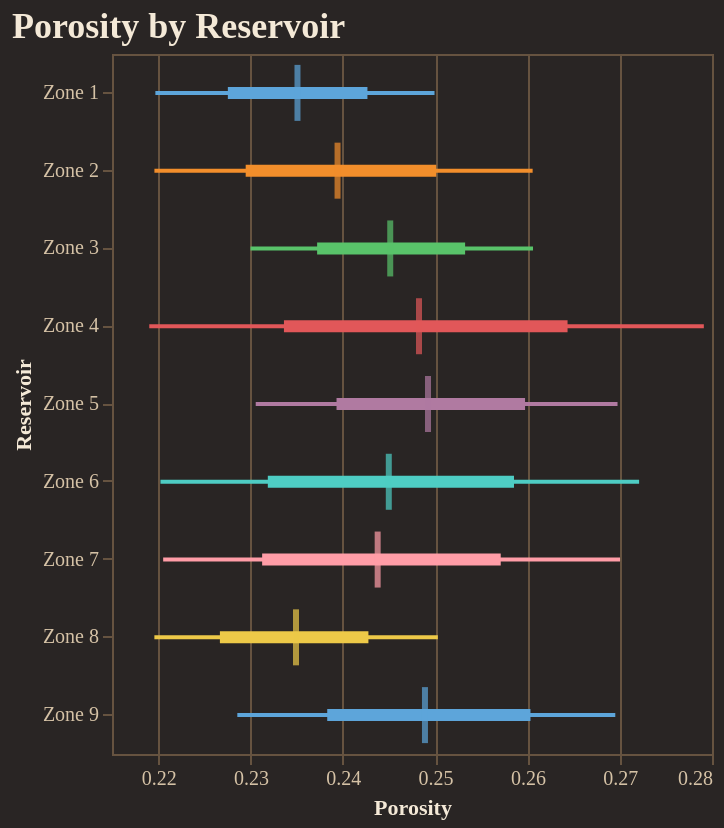

Notebook source saved alongside this figure:
### Code cell
fig = reporter.plotter.forest_plot(
    "Porosity", 
    backend=PLOTTING_BACKEND
)
fig.show()

### Figure 1 — Vega-Lite specification as saved in the notebook (floating-point values rounded to 4 significant figures)
{"config": {"background": "#292524", "view": {"fill": "#292524", "stroke": "#665340"}, "title": {"color": "#f4e9d7", "font": "Merriweather", "fontSize": 18, "fontWeight": 600, "subtitleColor": "#d5c2a6", "anchor": "start"}, "axis": {"domainColor": "#665340", "gridColor": "#665340", "tickColor": "#665340", "labelColor": "#d5c2a6", "titleColor": "#f4e9d7", "labelFont": "Merriweather", "titleFont": "Merriweather"}, "legend": {"titleColor": "#f4e9d7", "labelColor": "#d5c2a6", "labelFont": "Merriweather", "titleFont": "Merriweather", "orient": "top-right", "symbolType": "circle"}, "header": {"labelColor": "#d5c2a6", "titleColor": "#f4e9d7", "labelFont": "Merriweather", "titleFont": "Merriweather"}, "mark": {"color": "#c78d3b"}, "line": {"color": "#c78d3b"}, "bar": {"color": "#c78d3b"}, "point": {"color": "#ddb06d"}, "area": {"color": "#c78d3b", "opacity": 0.35}, "text": {"color": "#f4e9d7", "font": "Merriweather"}, "range": {"category": ["#5DA5DA", "#F28E2B", "#59C36A", "#E15759", "#B07AA1", "#4ECDC4", "#FF9DA7", "#EDC948"]}}, "layer": [{"mark": {"type": "rule", "strokeWidth": 2}, "encoding": {"color": {"field": "group", "legend": null, "type": "nominal"}, "x": {"field": "p10", "scale": {"zero": false}, "title": "Porosity", "type": "quantitative"}, "x2": {"field": "p90"}, "y": {"field": "group", "sort": ["Zone 1", "Zone 2", "Zone 3", "Zone 4", "Zone 5", "Zone 6", "Zone 7", "Zone 8", "Zone 9"], "title": "Reservoir", "type": "nominal"}}}, {"mark": {"type": "rule", "strokeWidth": 6}, "encoding": {"color": {"field": "group", "legend": null, "type": "nominal"}, "x": {"field": "p25", "scale": {"zero": false}, "title": "Porosity", "type": "quantitative"}, "x2": {"field": "p75"}, "y": {"field": "group", "sort": ["Zone 1", "Zone 2", "Zone 3", "Zone 4", "Zone 5", "Zone 6", "Zone 7", "Zone 8", "Zone 9"], "title": "Reservoir", "type": "nominal"}}}, {"mark": {"type": "tick", "color": "black", "size": 28, "thickness": 3}, "encoding": {"color": {"field": "group", "legend": null, "type": "nominal"}, "tooltip": [{"field": "group", "title": "Group", "type": "nominal"}, {"field": "p10", "title": "P10", "type": "quantitative"}, {"field": "p25", "title": "P25", "type": "quantitative"}, {"field": "median", "title": "Median", "type": "quantitative"}, {"field": "p75", "title": "P75", "type": "quantitative"}, {"field": "p90", "title": "P90", "type": "quantitative"}], "x": {"field": "median", "scale": {"zero": false}, "title": "Porosity", "type": "quantitative"}, "y": {"field": "group", "sort": ["Zone 1", "Zone 2", "Zone 3", "Zone 4", "Zone 5", "Zone 6", "Zone 7", "Zone 8", "Zone 9"], "title": "Reservoir", "type": "nominal"}}}], "data": {"name": "data-120e720851ac843372f2267f7a54193a"}, "height": 350, "title": "Porosity by Reservoir", "width": "container", "$schema": "https://vega.github.io/schema/vega-lite/v5.20.1.json", "datasets": {"data-120e720851ac843372f2267f7a54193a": [{"group": "Zone 1", "p10": 0.2197, "p25": 0.2276, "median": 0.2351, "p75": 0.2427, "p90": 0.2499}, {"group": "Zone 2", "p10": 0.2196, "p25": 0.2295, "median": 0.2394, "p75": 0.2501, "p90": 0.2606}, {"group": "Zone 3", "p10": 0.23, "p25": 0.2372, "median": 0.2451, "p75": 0.2533, "p90": 0.2606}, {"group": "Zone 4", "p10": 0.219, "p25": 0.2336, "median": 0.2483, "p75": 0.2644, "p90": 0.2791}, {"group": "Zone 5", "p10": 0.2306, "p25": 0.2393, "median": 0.2492, "p75": 0.2597, "p90": 0.2698}, {"group": "Zone 6", "p10": 0.2202, "p25": 0.2319, "median": 0.245, "p75": 0.2585, "p90": 0.2721}, {"group": "Zone 7", "p10": 0.2205, "p25": 0.2313, "median": 0.2438, "p75": 0.2571, "p90": 0.27}, {"group": "Zone 8", "p10": 0.2196, "p25": 0.2267, "median": 0.2349, "p75": 0.2428, "p90": 0.2503}, {"group": "Zone 9", "p10": 0.2286, "p25": 0.2383, "median": 0.2489, "p75": 0.2603, "p90": 0.2695}]}}
